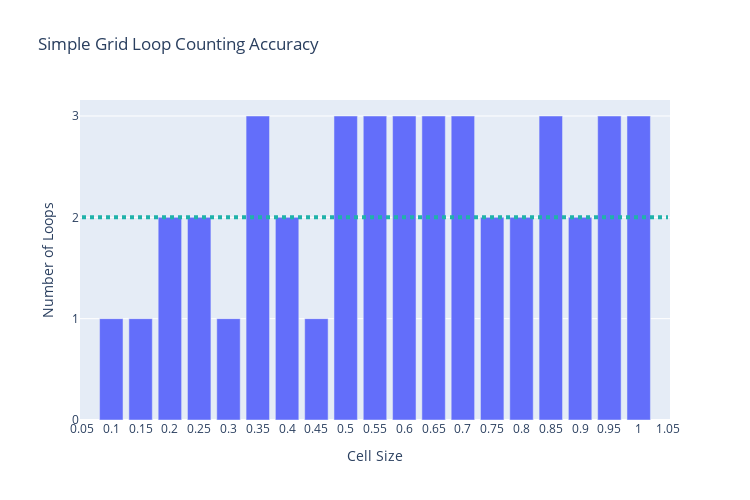

The cell this chart's notebook holds for it:
### Code cell
data_simple = df[df.type == 'simple']
fig = px.bar(data_simple, x='threshold', y='num_loops', title="Simple Grid Loop Counting Accuracy", 
             height=500, width=750, 
             labels={'threshold':'Cell Size', 'num_loops':'Number of Loops'})
fig.update_yaxes(dtick=1)
fig.update_xaxes(dtick=0.05)

fig.add_shape(type="line",
    x0=0.05, y0=2, x1=1.05, y1=2,
    line=dict(
        color="LightSeaGreen",
        width=4,
        dash="dot",
    )
)

fig.show()

### Figure 1 — Plotly figure (JSON) as saved in the notebook; plotly's stock layout.template omitted (floating-point values rounded to 4 significant figures)
{"data": [{"alignmentgroup": "True", "hovertemplate": "Cell Size=%{x}<br>Number of Loops=%{y}<extra></extra>", "legendgroup": "", "marker": {"color": "#636efa"}, "name": "", "offsetgroup": "", "orientation": "v", "showlegend": false, "textposition": "auto", "type": "bar", "x": [0.1, 0.15, 0.2, 0.25, 0.3, 0.35, 0.4, 0.45, 0.5, 0.55, 0.6, 0.65, 0.7, 0.75, 0.8, 0.85, 0.9, 0.95, 1], "xaxis": "x", "y": [1, 1, 2, 2, 1, 3, 2, 1, 3, 3, 3, 3, 3, 2, 2, 3, 2, 3, 3], "yaxis": "y"}], "layout": {"barmode": "relative", "height": 500, "legend": {"tracegroupgap": 0}, "shapes": [{"line": {"color": "LightSeaGreen", "dash": "dot", "width": 4}, "type": "line", "x0": 0.05, "x1": 1.05, "y0": 2, "y1": 2}], "title": {"text": "Simple Grid Loop Counting Accuracy"}, "width": 750, "xaxis": {"anchor": "y", "domain": [0, 1], "dtick": 0.05, "title": {"text": "Cell Size"}}, "yaxis": {"anchor": "x", "domain": [0, 1], "dtick": 1, "title": {"text": "Number of Loops"}}}}
